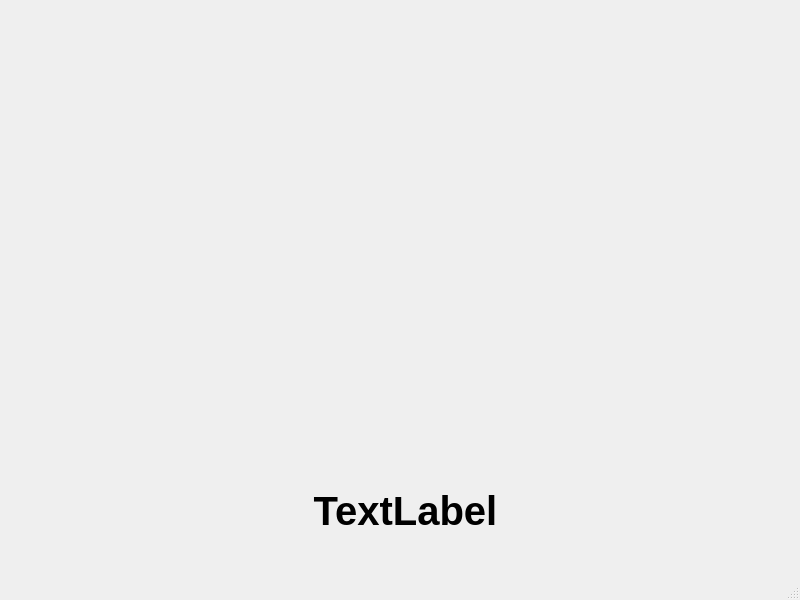
<?xml version="1.0" encoding="UTF-8"?>
<ui version="4.0">
 <class>MainWindow</class>
 <widget class="QMainWindow" name="MainWindow">
  <property name="geometry">
   <rect>
    <x>0</x>
    <y>0</y>
    <width>800</width>
    <height>600</height>
   </rect>
  </property>
  <property name="windowTitle">
   <string>MainWindow</string>
  </property>
  <widget class="QWidget" name="centralwidget">
   <widget class="QLabel" name="label">
    <property name="geometry">
     <rect>
      <x>80</x>
      <y>480</y>
      <width>651</width>
      <height>61</height>
     </rect>
    </property>
    <property name="font">
     <font>
      <pointsize>30</pointsize>
      <weight>75</weight>
      <bold>true</bold>
     </font>
    </property>
    <property name="text">
     <string>TextLabel</string>
    </property>
    <property name="scaledContents">
     <bool>true</bool>
    </property>
    <property name="alignment">
     <set>Qt::AlignCenter</set>
    </property>
    <property name="wordWrap">
     <bool>true</bool>
    </property>
   </widget>
  </widget>
  <widget class="QMenuBar" name="menubar">
   <property name="geometry">
    <rect>
     <x>0</x>
     <y>0</y>
     <width>800</width>
     <height>18</height>
    </rect>
   </property>
  </widget>
  <widget class="QStatusBar" name="statusbar"/>
 </widget>
 <resources/>
 <connections/>
</ui>
